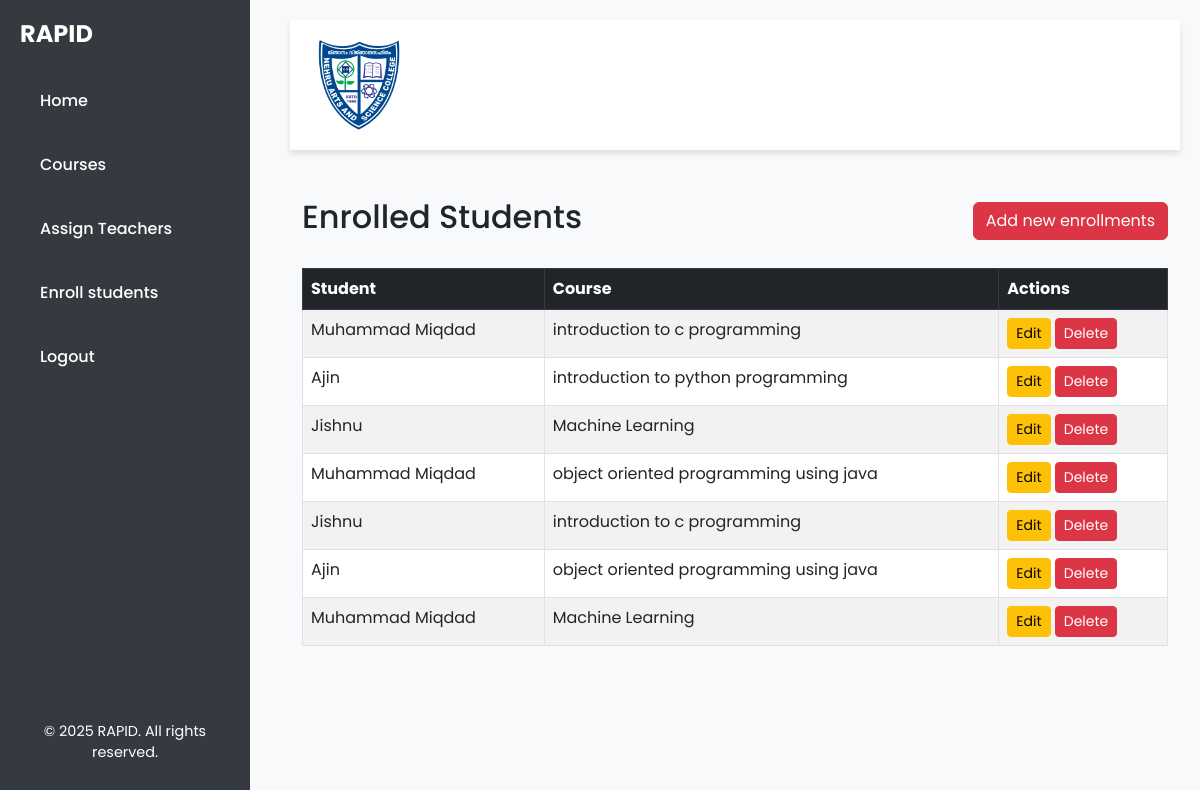
The page /enrollments-list/ on the database its author committed.
### rapid/models.py (models this page shows, shortened)
class StudentCourse(models.Model):
    id = models.AutoField(primary_key=True)
    student_id = models.ForeignKey(Student, on_delete=models.CASCADE)
    course_id=models.ForeignKey(Course, on_delete=models.CASCADE)
    class Meta:
        db_table = 'student_course'  # Custom table name
        unique_together = ('student_id', 'course_id')  # Prevent duplicate entries for the same student and course
        verbose_name = 'Student Course'
        verbose_name_plural = 'Student Courses'

class Student(models.Model):
    student_id = models.AutoField(primary_key=True)
    student_name = models.CharField(max_length=100)
    student_register_number = models.CharField(max_length=20, unique=True)
    student_admission_number = models.CharField(max_length=20, unique=True)
    student_roll_number = models.CharField(max_length=20, unique=True)
    gender = models.CharField(max_length=10, choices=[('Male', 'Male'), ('Female', 'Female'), ('Other', 'Other')])
    program_id = models.ForeignKey(Program, on_delete=models.CASCADE)
    department_id = models.ForeignKey(Department, on_delete=models.CASCADE, null=True, blank=True)
    def __str__(self):
        return self.student_name

class Course(models.Model):
    course_id = models.AutoField(primary_key=True)
    course_code = models.CharField(max_length=20, unique=True)
    course_title = models.CharField(max_length=100)
    credit = models.DecimalField(max_digits=4, decimal_places=2)
    department_id = models.ForeignKey(Department, on_delete=models.CASCADE)
    strength = models.IntegerField()
    year_offered = models.IntegerField(null=True, blank=True)
    def __str__(self):
        return self.course_title

### rapid/views.py (the view)
# urls.py: path('enrollments-list/', views.enroll_student_list, name='enroll_student_list'),
def enroll_student_list(request):
    enrollments = StudentCourse.objects.select_related('student_id', 'course_id').all()
    return render(request, 'rapid/enroll_student_list.html', {'enrollments': enrollments})

### rapid/templates/rapid/enroll_student_list.html (shortened to what this page needs)
{% extends "base.html" %}
{% block content %}
<div class="container mt-5">
    <div class="d-flex justify-content-between align-items-center mb-4">
        <h2>Enrolled Students</h2>
        <a href="/add-enrollments/" class="btn btn-danger">Add new enrollments</a>
    </div>
    <div class="table-responsive">
        <table class="table table-bordered table-striped">
            <thead class="table-dark">
                <tr>
                    <th>Student</th>
                    <th>Course</th>
                    <th>Actions</th>
                </tr>
            </thead>
            <tbody>
                {% for enrollment in enrollments %}
                <tr>
                    <td>{{ enrollment.student_id }}</td>
                    <td>{{ enrollment.course_id }}</td>
                    <td>
                        <a href="{% url 'edit_studentCourse' enrollment.pk %}" class="btn btn-warning btn-sm">Edit</a>
                        <a href="{% url 'delete_studentCourse' enrollment.id %}" onclick="return confirm('Are you sure you want to delete this student?');" class="btn btn-danger btn-sm">Delete</a>
                    </td>
                </tr>
                {% empty %}
                <tr>
                    <td colspan="4">No students available.</td>
                </tr>
                {% endfor %}
            </tbody>
        </table>
    </div>
</div>
{% endblock %}

### rapid/templates/base.html (style rules this page uses)
body { background-color: #f8f9fa; font-family: 'Poppins', sans-serif; display: flex; margin: 0; padding: 0; }

### rows shown on the page
StudentCourse: student_id "Muhammad Miqdad", course_id "introduction to c programming"
StudentCourse: student_id "Ajin", course_id "introduction to python programming"
StudentCourse: student_id "Jishnu", course_id "Machine Learning"
StudentCourse: student_id "Muhammad Miqdad", course_id "object oriented programming using java"
StudentCourse: student_id "Jishnu", course_id "introduction to c programming"
StudentCourse: student_id "Ajin", course_id "object oriented programming using java"
StudentCourse: student_id "Muhammad Miqdad", course_id "Machine Learning"
